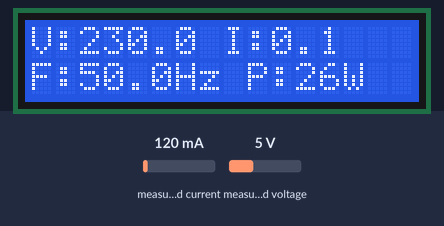
Bench run of a sketch on a simulated Arduino Uno, built with avr-gcc and run on an emulated ATmega328P. On the bench: 16×2 character LCD. The inputs (shaded band) are chosen by the test bench; at power-on: measured current 120 mA, measured voltage 5 V.

Above: at 2.0 s.
2.1 s: measured current set to 40 mA
At 12.2 s:
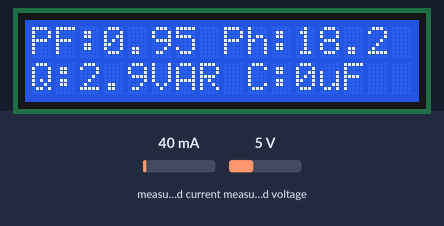
13.1 s: measured voltage set to 0.3 V
At 16.9 s:
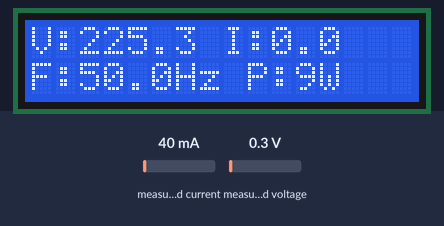
20.4 s: measured current set to 500 mA
At 24.2 s:
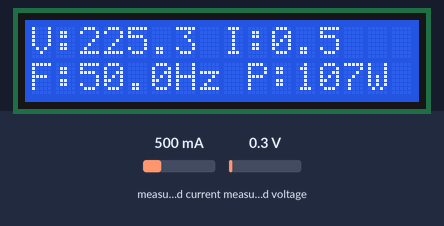
27.7 s: measured voltage set to 3.8 V
At 31.5 s:
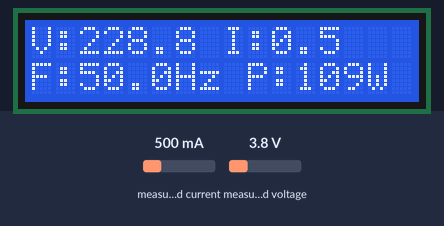
35.0 s: measured current set to 1000 mA
At 38.7 s:
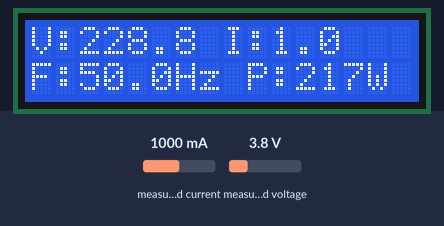
42.3 s: measured voltage set to 7.5 V
At 46.0 s:
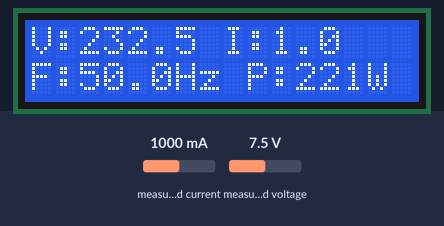
Timing chart, 0 to 47.5 s (numbered marks = the images above; inputs shaded):
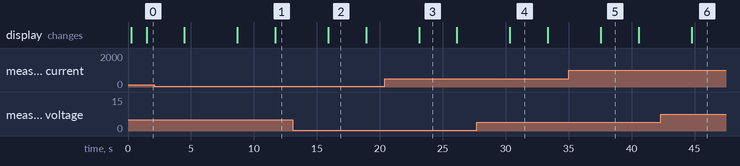

Measured:
- after the input at 2.1 s, the display: first differs from a run without the input after 6.6 s (image 1 shows a later state)
- after the input at 13.1 s, the display: changes after 2.8 s (image 2)
- after the input at 20.4 s, the display: changes after 2.7 s (image 3)
- after the input at 27.7 s, the display: changes after 2.6 s (image 4)
- after the input at 35.0 s, the display: changes after 2.6 s (image 5)
- after the input at 42.3 s, the display: changes after 2.5 s (image 6)
- what the display in image 2 shows lasts 3.0 s, from 15.9 s to 18.9 s

The sketch:

Code.ino
```cpp
#include <LiquidCrystal.h>
#include "EmonLib.h"
#include <math.h>
LiquidCrystal lcd(13, 12, 11, 10, 9, 8);
EnergyMonitor emon1;
const int Sensor_Pin = A1;
int sensitivity = 185;
int offsetvoltage = 2542;
const float freqNominal = 50.0;
float calculateFrequency() {
  unsigned long pulseTime = pulseIn(A0, HIGH);
  if (pulseTime > 0) {
    return 1.0 / (2.0 * pulseTime * 1e-6);
  }
  return freqNominal;
}
void setup() {
  lcd.begin(16, 2);
  lcd.setCursor(0, 0);
  lcd.print("AC Wattmeter");
  lcd.setCursor(0, 1);
  lcd.print("Using Arduino");
  delay(200);
  lcd.clear();
  emon1.voltage(A0, 187, 1.7);
  emon1.current(A1, sensitivity);
}
void loop() {
  emon1.calcVI(20, 200);
  float Vrms = emon1.Vrms;
  float Irms = emon1.Irms;
  float realPower = emon1.realPower;
  float apparentPower = Vrms * Irms;
  float powerFactor = realPower / apparentPower;
  float reactivePower = sqrt(apparentPower * apparentPower - realPower * realPower);
  float phaseAngle = acos(powerFactor) * (180.0 / M_PI);
  float capacitance = (reactivePower / (2 * M_PI * freqNominal * Vrms * Vrms)) * 1e6;
  float frequency = calculateFrequency();
  lcd.clear();
  lcd.setCursor(0, 0);
  lcd.print("V:");
  lcd.print(Vrms, 1);
  lcd.print(" I:");
  lcd.print(Irms, 1);
  lcd.setCursor(0, 1);
  lcd.print("F:");
  lcd.print(frequency, 1);
  lcd.print("Hz P:");
  lcd.print(realPower, 0);
  lcd.print("W");
  delay(3000);
  lcd.clear();
  lcd.setCursor(0, 0);
  lcd.print("PF:");
  lcd.print(powerFactor, 2);
  lcd.print(" Ph:");
  lcd.print(phaseAngle, 1);
  lcd.setCursor(0, 1);
  lcd.print("Q:");
  lcd.print(reactivePower, 1);
  lcd.print("VAR C:");
  lcd.print(capacitance, 0);
  lcd.print("uF");
  delay(3000);
}
```
